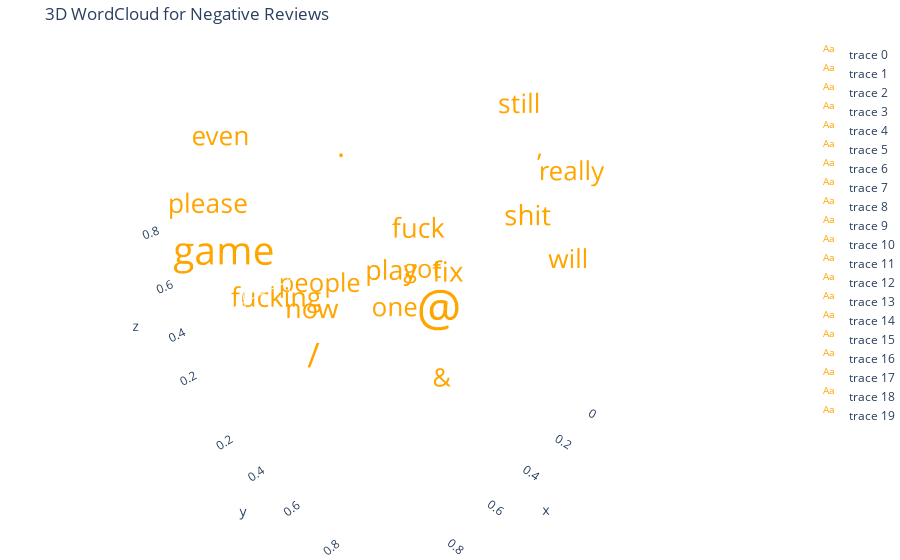

Source (notebook cell):
### Code cell
Negative_texts = list(df[df["sentiment"] == "Negative"]["text"])
plot_3d_wordcloud(Negative_texts, title="3D WordCloud for Negative Reviews")

### Figure 1 — Plotly figure (JSON) as saved in the notebook; plotly's stock layout.template omitted (floating-point values rounded to 4 significant figures)
{"data": [{"mode": "text", "text": ["@"], "textfont": {"color": "orange", "size": 50}, "type": "scatter3d", "x": [0.3745], "y": [0.6119], "z": [0.122]}, {"mode": "text", "text": ["game"], "textfont": {"color": "orange", "size": 38.91}, "type": "scatter3d", "x": [0.9507], "y": [0.1395], "z": [0.4952]}, {"mode": "text", "text": ["/"], "textfont": {"color": "orange", "size": 34.46}, "type": "scatter3d", "x": [0.732], "y": [0.2921], "z": [0.03439]}, {"mode": "text", "text": ["."], "textfont": {"color": "orange", "size": 30.16}, "type": "scatter3d", "x": [0.5987], "y": [0.3664], "z": [0.9093]}, {"mode": "text", "text": ["fix"], "textfont": {"color": "orange", "size": 28.17}, "type": "scatter3d", "x": [0.156], "y": [0.4561], "z": [0.2588]}, {"mode": "text", "text": ["shit"], "textfont": {"color": "orange", "size": 27.73}, "type": "scatter3d", "x": [0.156], "y": [0.7852], "z": [0.6625]}, {"mode": "text", "text": ["fuck"], "textfont": {"color": "orange", "size": 27.35}, "type": "scatter3d", "x": [0.05808], "y": [0.1997], "z": [0.3117]}, {"mode": "text", "text": ["now"], "textfont": {"color": "orange", "size": 27.15}, "type": "scatter3d", "x": [0.8662], "y": [0.5142], "z": [0.5201]}, {"mode": "text", "text": ["play"], "textfont": {"color": "orange", "size": 27.03}, "type": "scatter3d", "x": [0.6011], "y": [0.5924], "z": [0.5467]}, {"mode": "text", "text": ["fucking"], "textfont": {"color": "orange", "size": 27.02}, "type": "scatter3d", "x": [0.7081], "y": [0.04645], "z": [0.1849]}, {"mode": "text", "text": ["still"], "textfont": {"color": "orange", "size": 26.61}, "type": "scatter3d", "x": [0.02058], "y": [0.6075], "z": [0.9696]}, {"mode": "text", "text": ["please"], "textfont": {"color": "orange", "size": 26.45}, "type": "scatter3d", "x": [0.9699], "y": [0.1705], "z": [0.7751]}, {"mode": "text", "text": ["even"], "textfont": {"color": "orange", "size": 26.24}, "type": "scatter3d", "x": [0.8324], "y": [0.06505], "z": [0.9395]}, {"mode": "text", "text": ["really"], "textfont": {"color": "orange", "size": 26.13}, "type": "scatter3d", "x": [0.2123], "y": [0.9489], "z": [0.8948]}, {"mode": "text", "text": ["will"], "textfont": {"color": "orange", "size": 26.11}, "type": "scatter3d", "x": [0.1818], "y": [0.9656], "z": [0.5979]}, {"mode": "text", "text": ["’"], "textfont": {"color": "orange", "size": 26.09}, "type": "scatter3d", "x": [0.1834], "y": [0.8084], "z": [0.9219]}, {"mode": "text", "text": ["one"], "textfont": {"color": "orange", "size": 26.03}, "type": "scatter3d", "x": [0.3042], "y": [0.3046], "z": [0.08849]}, {"mode": "text", "text": ["people"], "textfont": {"color": "orange", "size": 25.64}, "type": "scatter3d", "x": [0.5248], "y": [0.09767], "z": [0.196]}, {"mode": "text", "text": ["&"], "textfont": {"color": "orange", "size": 25.51}, "type": "scatter3d", "x": [0.4319], "y": [0.6842], "z": [0.04523]}, {"mode": "text", "text": ["got"], "textfont": {"color": "orange", "size": 25.36}, "type": "scatter3d", "x": [0.2912], "y": [0.4402], "z": [0.3253]}], "layout": {"margin": {"b": 0, "l": 0, "r": 0, "t": 40}, "scene": {"xaxis": {"showbackground": false}, "yaxis": {"showbackground": false}, "zaxis": {"showbackground": false}}, "title": {"text": "3D WordCloud for Negative Reviews"}}}
